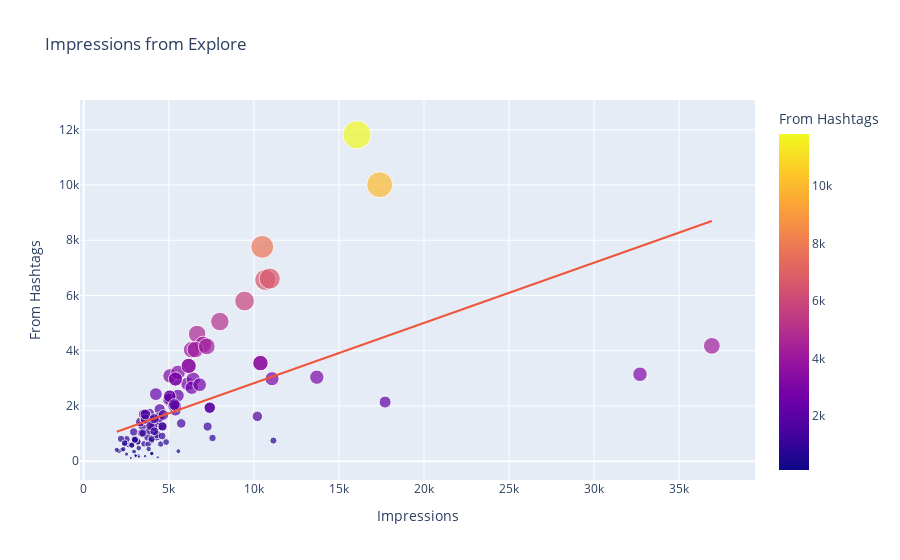

The code cell stored with this chart in its notebook:
### Code cell
px.scatter(df, x='Impressions', y='From Hashtags', size = 'From Hashtags', color = 'From Hashtags', title='Impressions from Explore', trendline="ols")
